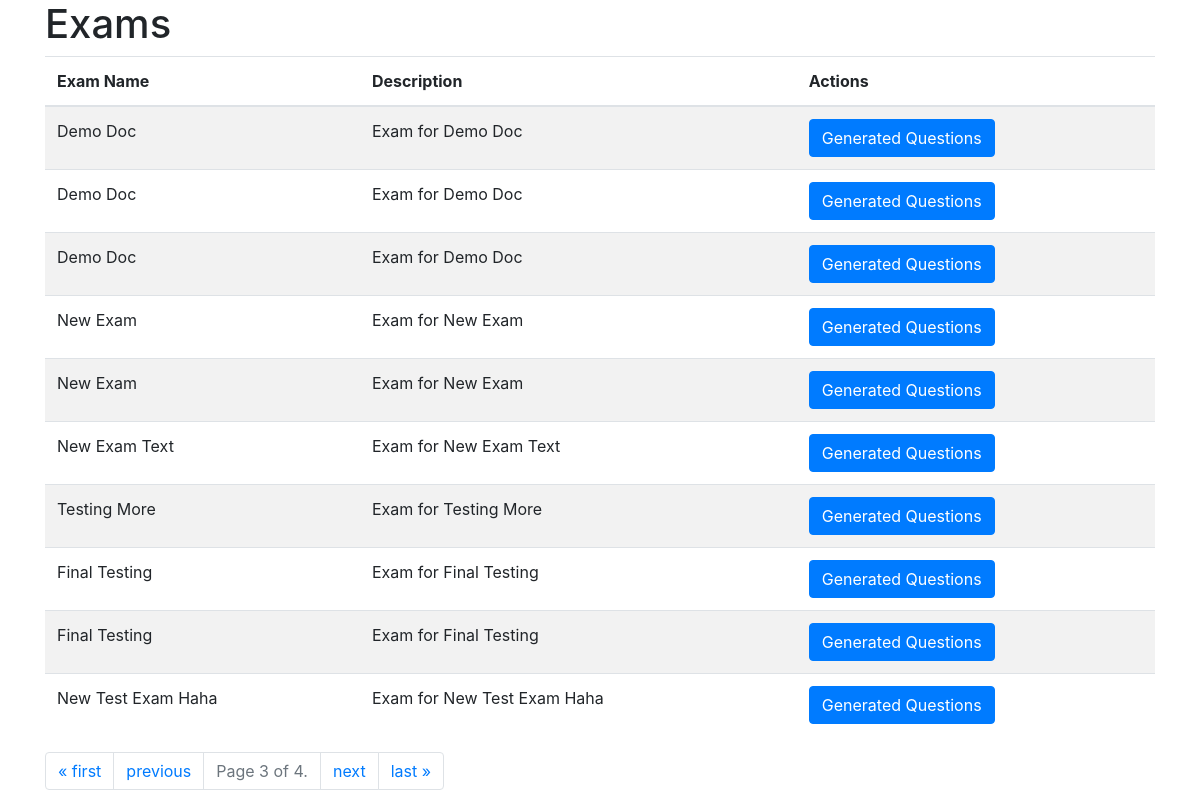
/exams/?page=3, run on the app's committed database.
### core/models/exam.py (models this page shows, shortened)
class Exam(Timestamp):
    exam_name = models.CharField(max_length=255, blank=False, null=False)
    description = models.TextField(blank=False, null=False)

### core/views/exam.py (the view)
# urls.py: path('exams/', ExamListView.as_view(), name='exam'),
class ExamListView(ListView):
    model = Exam
    template_name = 'exam.html'
    context_object_name = 'exams'
    paginate_by = 10
    def get_queryset(self):
        queryset = super().get_queryset()
        return queryset.order_by('id')  # Modify the ordering as per your requirement
    def get_context_data(self, **kwargs):
        context = super().get_context_data(**kwargs)
        queryset = self.get_queryset()  # Get the complete queryset
        paginator = Paginator(queryset, self.paginate_by)
        page_number = self.request.GET.get('page')
        exams = paginator.get_page(page_number)
        context[self.context_object_name] = exams
        return context

### templates/exam.html (shortened to what this page needs)
<!DOCTYPE html>
<html>
<head>
    <link rel="stylesheet" href="https://maxcdn.bootstrapcdn.com/bootstrap/4.3.1/css/bootstrap.min.css">
</head>
<body>
    <div class="container">
        <h1>Exams</h1>
        <table class="table table-striped">
            <thead>
                <tr>
                    <th>Exam Name</th>
                    <th>Description</th>
                    <th>Actions</th>
                </tr>
            </thead>
            <tbody>
                {% for exam in exams %}
                <tr>
                    <td>{{ exam.exam_name }}</td>
                    <td>{{ exam.description }}</td>
                    <td>
                        <a href="{% url 'question_bank' %}?exam_id={{ exam.id }}" class="btn btn-primary">Generated Questions</a>
                    </td>
                </tr>
                {% endfor %}
            </tbody>
        </table>
        <div class="pagination">
            <ul class="pagination justify-content-center">
                {% if exams.has_previous %}
                    <li class="page-item">
                        <a class="page-link" href="?page=1">&laquo; first</a>
                    </li>
                    <li class="page-item">
                        <a class="page-link" href="?page={{ exams.previous_page_number }}">previous</a>
                    </li>
                {% endif %}
                <li class="page-item disabled">
                    <span class="page-link">
                        Page {{ exams.number }} of {{ exams.paginator.num_pages }}.
                    </span>
                </li>
                {% if exams.has_next %}
                    <li class="page-item">
                        <a class="page-link" href="?page={{ exams.next_page_number }}">next</a>
                    </li>
                    <li class="page-item">
                        <a class="page-link" href="?page={{ exams.paginator.num_pages }}">last &raquo;</a>
                    </li>
                {% endif %}
            </ul>
        </div>
    </div>
</body>
</html>

### data on the page
Exam: exam_name "Demo Doc", description "Exam for Demo Doc"
Exam: exam_name "Demo Doc", description "Exam for Demo Doc"
Exam: exam_name "Demo Doc", description "Exam for Demo Doc"
Exam: exam_name "New Exam", description "Exam for New Exam"
Exam: exam_name "New Exam", description "Exam for New Exam"
Exam: exam_name "New Exam Text", description "Exam for New Exam Text"
Exam: exam_name "Testing More", description "Exam for Testing More"
Exam: exam_name "Final Testing", description "Exam for Final Testing"
Exam: exam_name "Final Testing", description "Exam for Final Testing"
Exam: exam_name "New Test Exam Haha", description "Exam for New Test Exam Haha"

### other printed values
{{ exams.number }} "3"
{{ exams.paginator.num_pages }} "4"
